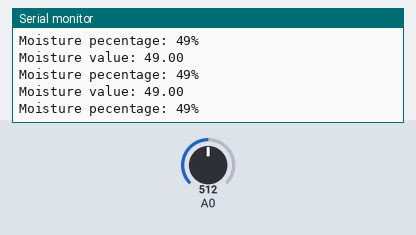
The sketch below on a simulated Arduino Uno, built with avr-gcc and run on an emulated ATmega328P. Shown: the last lines printed to the serial monitor. The inputs (shaded band) are chosen by the test bench; at power-on: A0 = 512.

Above: at 1.2 s.
1.3 s: A0 set to 716
At 2.3 s:
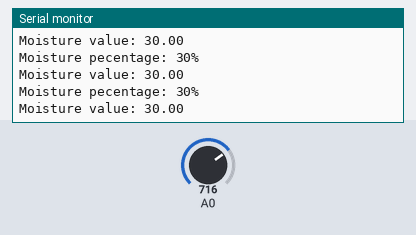
2.8 s: A0 set to 900
At 3.7 s:
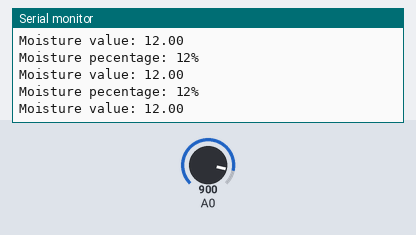
Timing chart, 0 to 5.1 s (numbered marks = the images above; inputs shaded):
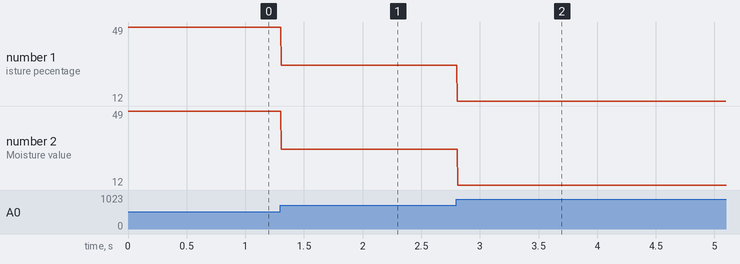

Measured:
- after the input at 1.3 s, the serial monitor: prints a new line at once (image 1)
- after the input at 2.8 s, the serial monitor: prints a new line at once (image 2)
- plotted number 1: 49 → 30 after the input at 1.3 s, 30 → 12 after the input at 2.8 s
- plotted number 2: 49 → 30 after the input at 1.3 s, 30 → 12 after the input at 2.8 s

The sketch:

moisture_sensor.ino
```cpp
float moistureSensor(char inputPin){
    int dryValue = 1023;
    int wetValue = 0;
    int friendlyDryValue = 0;
    int friendlyWetValue = 100;
    //function which calculates the moisture sensor output value
    int rawValue = analogRead(inputPin); //Read the analog value
    int percentage_value = map(rawValue, dryValue, wetValue, friendlyDryValue, friendlyWetValue); //Calibrazione sensore: https://greensense.github.io/Blog/2017/02/17/Arduino-Soil-Moisture-Sensor-Calibration/
    Serial.print("Moisture pecentage: ");
    Serial.print(percentage_value);
    Serial.println("%");
    return percentage_value;
}


void setup() {
  Serial.begin(115200);

}

void loop() {
  float moisture_value = moistureSensor(A0);
  char cstr[16];
  Serial.print("Moisture value: ");
  Serial.println(moisture_value);

}
```
